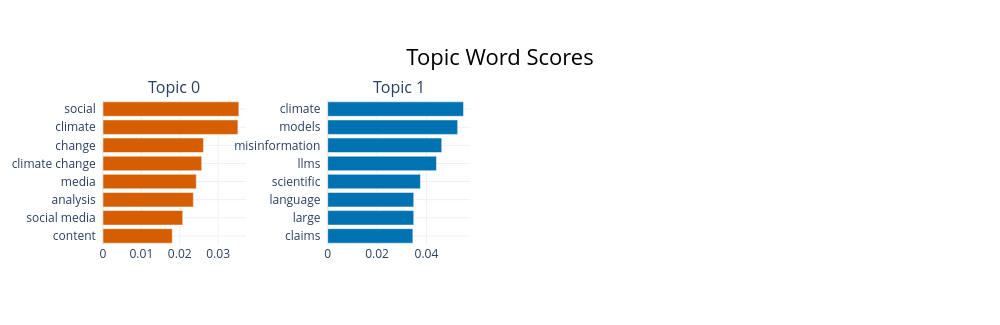

Notebook code for this chart:
### Code cell
# Interactive barchart if plotly renders in this environment; otherwise a static fallback.
import matplotlib.pyplot as plt

try:
    fig = topic_model.visualize_barchart(top_n_topics=10, n_words=8)
    fig.show()
except Exception as e:
    print(f"Interactive barchart unavailable ({type(e).__name__}); showing static sizes.")

info = topic_model.get_topic_info()
info_plot = info[info["Topic"] != -1]
if len(info_plot):
    ax = info_plot.set_index("Name")["Count"].plot.barh(figsize=(7, 0.5 * len(info_plot) + 1))
    ax.set_xlabel("# papers")
    ax.set_title("BERTopic topic sizes (excl. outliers)")
    ax.invert_yaxis()
    plt.tight_layout()
    plt.show()

### Figure 1 — Plotly figure (JSON) as saved in the notebook; plotly's stock layout.template omitted (floating-point values rounded to 4 significant figures)
{"data": [{"marker": {"color": "#D55E00"}, "orientation": "h", "type": "bar", "x": [0.01805, 0.02078, 0.02356, 0.02432, 0.02573, 0.0262, 0.03517, 0.0354], "xaxis": "x", "y": ["content  ", "social media  ", "analysis  ", "media  ", "climate change  ", "change  ", "climate  ", "social  "], "yaxis": "y"}, {"marker": {"color": "#0072B2"}, "orientation": "h", "type": "bar", "x": [0.03451, 0.03486, 0.03486, 0.03757, 0.04409, 0.0462, 0.05266, 0.05502], "xaxis": "x2", "y": ["claims  ", "large  ", "language  ", "scientific  ", "llms  ", "misinformation  ", "models  ", "climate  "], "yaxis": "y2"}], "layout": {"annotations": [{"font": {"size": 16}, "showarrow": false, "text": "Topic 0", "x": 0.0875, "xanchor": "center", "xref": "paper", "y": 1, "yanchor": "bottom", "yref": "paper"}, {"font": {"size": 16}, "showarrow": false, "text": "Topic 1", "x": 0.3625, "xanchor": "center", "xref": "paper", "y": 1, "yanchor": "bottom", "yref": "paper"}], "height": 325, "hoverlabel": {"bgcolor": "white", "font": {"family": "Rockwell", "size": 16}}, "showlegend": false, "title": {"font": {"color": "Black", "size": 22}, "text": "Topic Word Scores", "x": 0.5, "xanchor": "center", "yanchor": "top"}, "width": 1000, "xaxis": {"anchor": "y", "domain": [0, 0.175], "showgrid": true}, "xaxis2": {"anchor": "y2", "domain": [0.275, 0.45], "showgrid": true}, "xaxis3": {"anchor": "y3", "domain": [0.55, 0.725], "showgrid": true}, "xaxis4": {"anchor": "y4", "domain": [0.825, 1], "showgrid": true}, "yaxis": {"anchor": "x", "domain": [0, 1], "showgrid": true}, "yaxis2": {"anchor": "x2", "domain": [0, 1], "showgrid": true}, "yaxis3": {"anchor": "x3", "domain": [0, 1], "showgrid": true}, "yaxis4": {"anchor": "x4", "domain": [0, 1], "showgrid": true}}}
